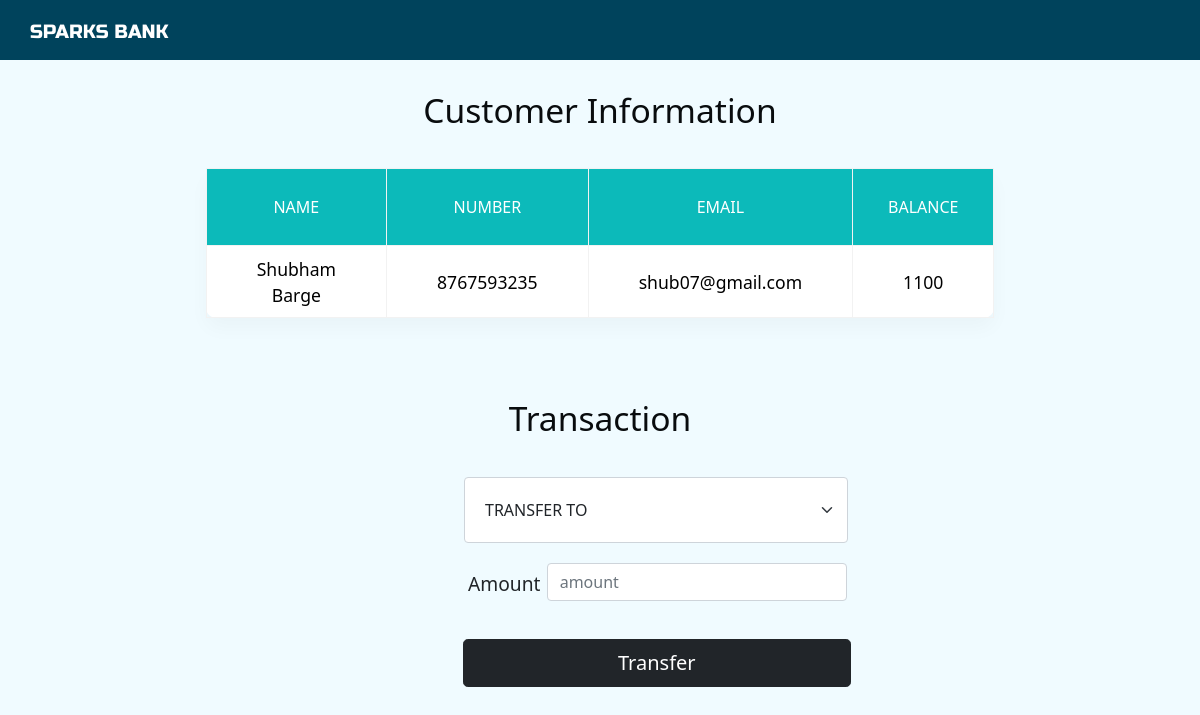
The page /transfer.php?id=2 on the database its author committed.
### tables this page shows
CREATE TABLE IF NOT EXISTS `customer` (
  `id` INT(144) NOT NULL UNIQUE ,
  `name` VARCHAR(1000) NOT NULL,
  `number` VARCHAR(1000) not null,
  `email` VARCHAR(1000) NOT NULL UNIQUE,
  `balance` VARCHAR(10000)
);

### transfer.php (the view, shortened to what this page needs)
<!DOCTYPE html>
<html lang="en" dir="ltr">
  <head>
    <link rel="stylesheet" href="style.css">
    <link href="https://cdn.jsdelivr.net/npm/bootstrap@5.0.1/dist/css/bootstrap.min.css" rel="stylesheet">
  </head>
  <body>
    <?php include 'panel.php'; ?>
    <div class="subbody">
      <h2 class="vheading">Customer Information</h2>
            <?php
            include 'connection.php';
            $id=$_GET['id'];
            $squery="select * from customer where id=$id";
            $q=mysqli_query($conn,$squery);
            while($res=mysqli_fetch_array($q))
            {?>
              <table class="ttable" style="height:150px;">
              <tr>
                <th>Name</th>
                <th>Number</th>
                <th>Email</th>
                <th>Balance</th>
              </tr>
              <tr>
                <td><?php echo $res['name']; ?></td>
                <td><?php echo $res['number']; ?></td>
                <td><?php echo $res['email']; ?></td>
                <td><?php echo $res['balance']; ?></td>
              </tr>
              </table>
            <?php
          } ?>
      <h2 class="vheading">Transaction</h2>
      <form class="row gy-2 gx-3 align-items-center" action="" style="margin-left: 38%; margin-right:25%;" method="post">
        <div class="form" >
          <select class="form-select" placeholder="transfer to" name="rid">
            <option selected hidden disabled >TRANSFER TO</option>
          </select>
        </div>
        <div class="mb-3 row" >
          <label for="amount" class="col-sm-2 col-form-label" id="amount">Amount</label>
          <div class="col-sm-10">
            <input required type="text" placeholder="amount" name="tamount" id="amountbtn" class="form-control" style="margin-top:20px; width:300px;">
          </div>
        </div>
            <div class="button-container" >
          <button name="transfer" class="btn btn-lg btn-dark tbtn" style="padding-left:154px; padding-right:154px;">Transfer</button>
        </div>
    </div>
  </body>
</html>

### style.css (style rules this page uses)
body { margin: 0; padding: 0; }
.vheading { text-align: center; padding-top:30px; padding-bottom: 30px; font-size: 2.1em; color: #090c0e }
.subbody { background-color: #f0fbff; height: 1000px; }
table { border-collapse:collapse; background-color:#fff; box-shadow: 0 10px 20px 0 rgba(0,0,0,.03); border-radius: 10px; margin : auto; width:20%; margin-bottom: 50px; }
th,td { border:1px solid #f2f2f2; padding: 8px 50px; text-align: center; color: black; }
th { text-transform: uppercase; font-weight: 500; background-color: #0cbaba; color:white; padding: 25px 30px; }
td { font-size: 1.1em; }
.row { width:400px; }
.form-select { padding: 20px; }
#amount { font-size: 1.2em; margin-top: 20px; }
#amountbtn { margin-left: 16px; }
.button-container { padding: 10px 35px; }
div.form { display: block; text-align: center; }
form { margin-left: 25%; margin-right:25%; width: 50%; }
.tbtn { position: relative; right: 28px; }

### rows shown on the page
customer: name "Shubham Barge", number "8767593235", email "shub07@gmail.com", balance "1100"
